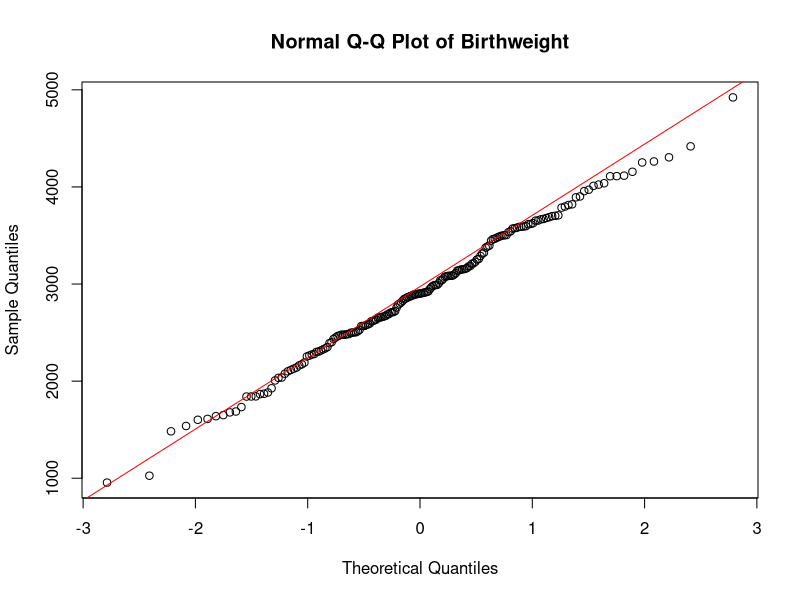
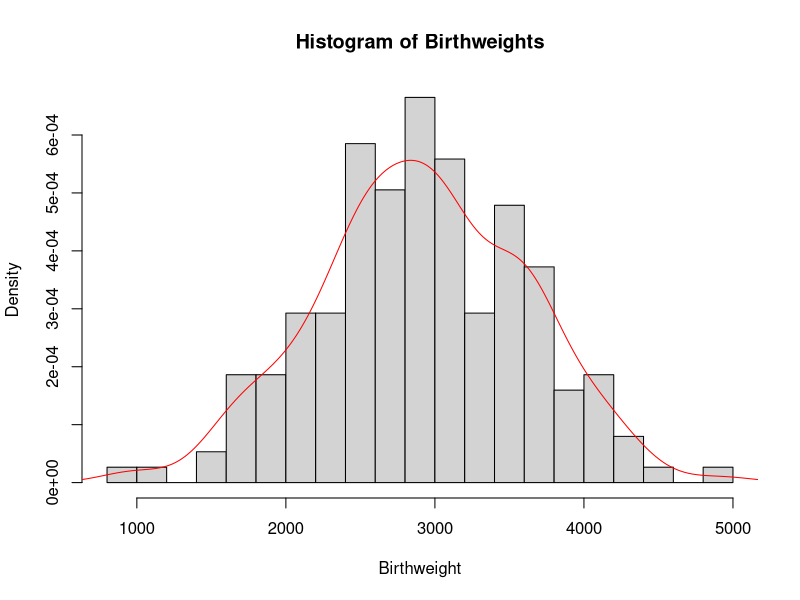
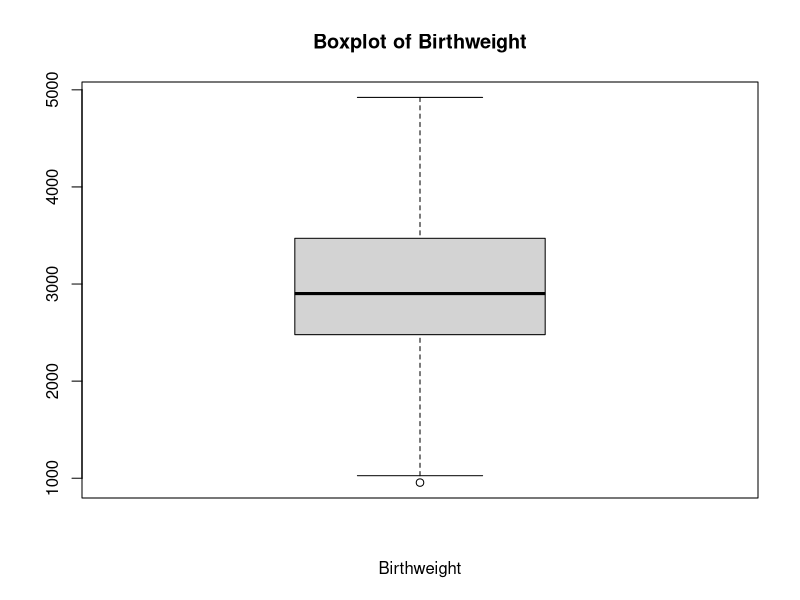
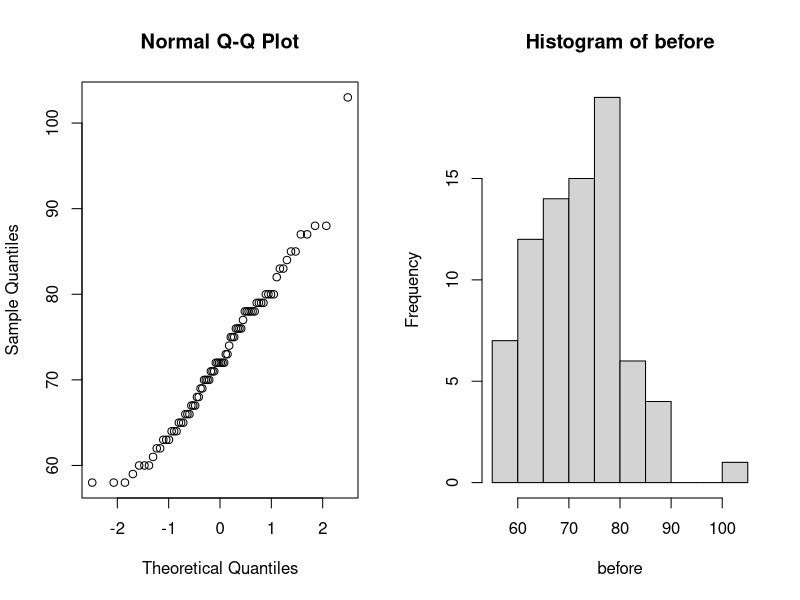
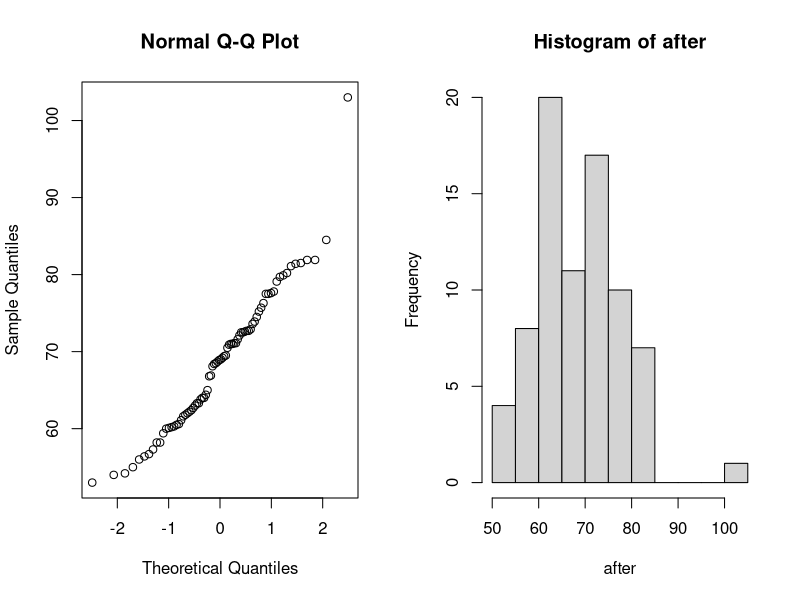
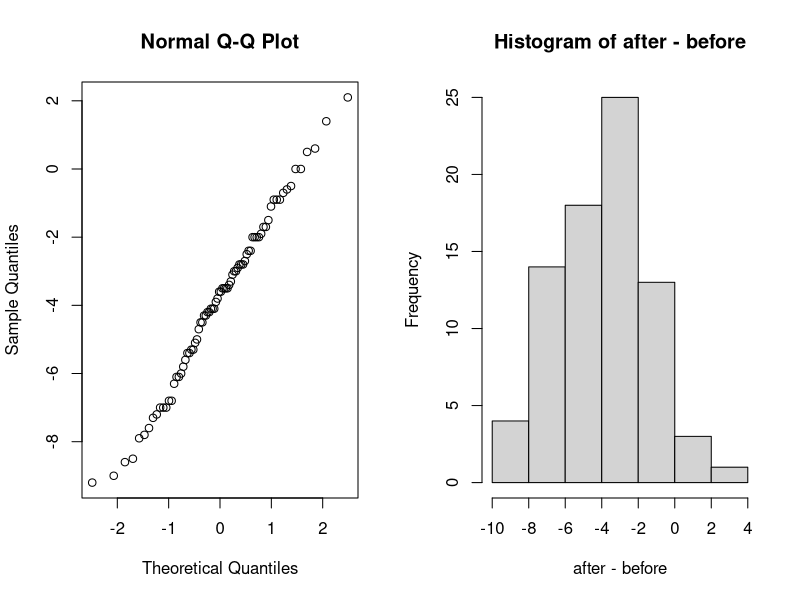
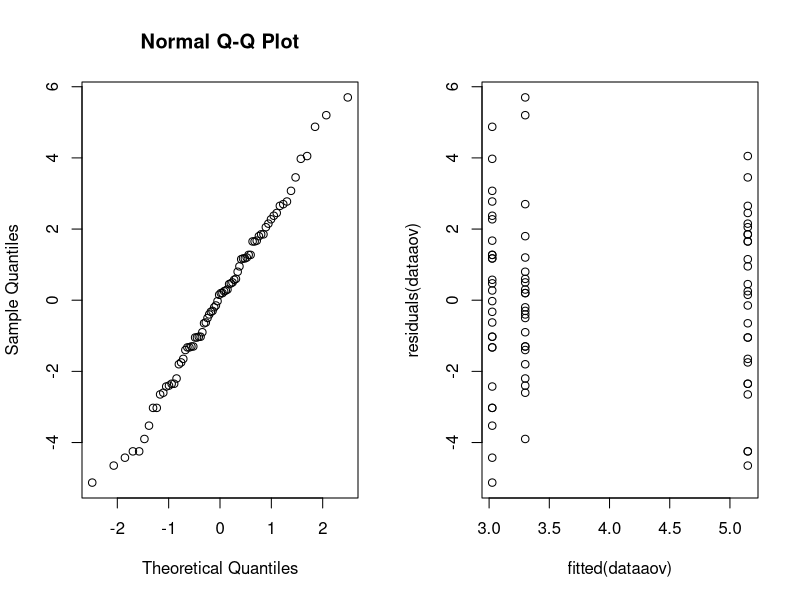
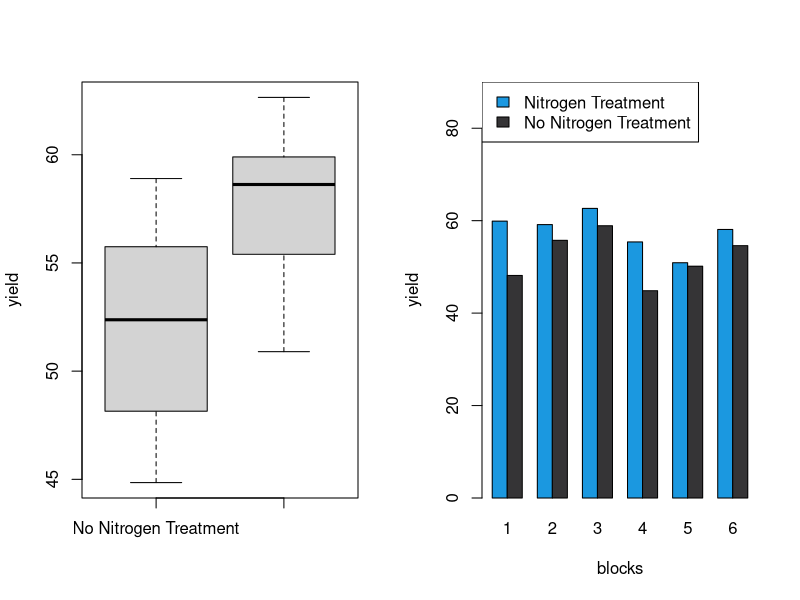

These charts were generated, in order, by the following R code:
## ---- chunk 1
birthweight = read.table(file = "birthweight.txt", header = TRUE)
data= birthweight$birthweight

## ---- chunk 2
qqnorm(data, main = "Normal Q-Q Plot of Birthweight")
qqline(data,col=" red ")

# Check for normality with histogram
hist(x = data,breaks=15,main = "Histogram of Birthweights",
     xlab = " Birthweight ",freq = FALSE)
lines(x= density(x= data), col=" red ")

# Check for normality with boxplot
boxplot (data , main =" Boxplot of Birthweight ",
         xlab =" Birthweight ")#horizontal = TRUE)

## ---- chunk 3
shapiro.test(data)
## ---- chunk 4
# construct Confidence Interval
mu <- mean(data)
stnd <-sd(data)
CI <- 0.96
alpha <- 1-CI
# Calculate the margin of error for a 95% confidence interval
z <- qnorm(1 - alpha/2) # 98th percentile of standard normal distribution
# Calculate the margin of error
me <- z * stnd / sqrt(length(data))
# Calculate the confidence interval
lower_ci = mu - me
upper_ci = mu + me
# Print the confidence interval
cat("Confidence Interval: [", lower_ci, ", ", upper_ci, "]", sep = "")
## ---- chunk 5
# construct a bounded 96%-CI for mu(mean) 
for (sample_size in 1:1000) {
  lower_bound = mu - z*stnd/sqrt(sample_size)
  upper_bound = mu + z*stnd/sqrt(sample_size)
  CI_length <- upper_bound - lower_bound
  if (CI_length <= 100) {
    break
  }
}
cat("sample_size",sample_size)
## ---- chunk 6
# Compute a bootstrap 96%-CI for mu and compare it to the above CI.
library(boot)
B <- 1000 # Choose number of bootstrap resamples
boot_data <- boot(data, statistic = function(data, i) mean(data[i]), R = B)
boot_ci <- boot.ci(boot_data, type = "perc", conf = 0.96)
lower_bound_boot_ci <- boot_ci$percent[[4]]
upper_bound_boot_ci <- boot_ci$percent[[5]]
cat("boot_CI Confidence Interval: [", lower_bound_boot_ci, ", ", upper_bound_boot_ci, "]", sep = "")
## ---- chunk 7
# Verify this claim by using a one side t-test
t.test(data, mu = 2800, alternative = "less")
## ---- chunk 8
# sign test
binom.test(sum(data > 2800), n=length(data), p = 0.5, alternative = "less")
## ---- chunk 9
B = 100; n = 50
psign = numeric(B) # will contain P-values of sign test
pttest = numeric(B) # will contain P-values of T test

for(i in 1:B) {
  x = sample(data, n)
  pttest[i] = t.test(x, mu=2800, alt='less')[[3]] # extract P-value
  psign[i] = binom.test(sum(x>2800), n, alt='less')[[3]] # extract P-value
}
power_ttest = sum(pttest<0.05)/B
power_sign = sum(psign<0.05)/B
cat("the powers of the t-test: ", power_ttest, ",  the powers of the sing test: ", power_sign, sep = "")
## ---- chunk 10
# Set the number of samples to take and the lower probability
n_samples = 100
p_left = 0.25
# Create an empty vector to store the sample probabilities
sample_probabilities = numeric(n_samples)
# Take n_samples samples of size n_samples from the birthweight vector
# Calculate the proportion of samples that have a weight less than 2600 grams
# Store the sample proportion in the sample_probabilities vector
for(i in 1:n_samples){
  sample = sample(data, n_samples, replace = TRUE)
  sample_probabilities[i] = sum(sample < 2600)/n_samples
}
# Calculate the standard deviation of the sample proportions
sample_sd = sd(sample_probabilities)
# Calculate the mean of the sample proportions
p_hat = mean(sample_probabilities)
# margin of error 
me = p_hat - p_left
# Calculate the upper confidence interval for p
p_right = p_hat + me
confidence_level = ((me/1.96)*2)-1
cat("Confidence Interval: [", p_left, ", ", p_right, "]","confidence_level: ",confidence_level , sep = "")
## ---- chunk 11
male_means = c()
female_means = c()

for (i in 1:1000) {
  # Select 34 males and 28 females with birthweight < 2600 g
  male_2600 = sample(data< 2600, 34)
  female_2600 = sample(data[data < 2600], 28)
   # Select 61 males and 65 females with birthweight >= 2600 g
  male_others = sample(data[data >= 2600], 61)
  female_others = sample(data[data >= 2600], 65)
   # Combine the selected males and females with birthweight < 2600 g
  males = c(male_2600, male_others)
  females = c(female_2600, female_others)
  # Calculate the mean birthweight for males and females
  male_means = c(male_means, mean(males))
  female_means = c(female_means, mean(females))
}
# Calculate the mean of the sample means for males and females
mean(male_means)
mean(female_means)
# Perform a two-sample t-test assuming unequal variances
t.test(male_means, female_means)
## ---- chunk 12
data = read.table(file = "diet.txt", header = TRUE)
## ---- chunk 13
data$weight.lost=data$preweight-data$weight6weeks

## ---- chunk 14
before=data$preweight;after=data$weight6weeks
par(mfrow=c(1,2))


qqnorm(before)
hist(before) 
qqnorm(after)
hist(after) 
qqnorm(after-before)
hist(after-before) 
t.test(before,after,paired=T) 
## ---- chunk 15
data$diet=factor(data$diet) 
dataaov=lm(weight.lost~diet,data=data)
anova(dataaov)
## ---- chunk 16
par(mfrow=c(1,2)); qqnorm(residuals(dataaov)) 
plot(fitted(dataaov),residuals(dataaov)) 
## ---- chunk 17

summary(dataaov) #can we use fitted(dataaov here as well? )

## ---- chunk 18
genderaov=lm(weight.lost~gender*diet,data=data)  
anova(genderaov) 
## ---- chunk 19
preddata=data.frame(diet=c("1","2","3"))
predict(dataaov,preddata) 
 

## ---- chunk 20
library(MASS)
data(npk)
## ---- chunk 21
#Create a matrix of random plots
random_plots_matrix <- cbind(rep(1:24),rep(1:6, each = 4),
                             replicate(3, c(replicate(6, sample(c(1,1,0,0))))))
#Convert the matrix to a data frame
data_frame <- data.frame(random_plots_matrix)
#Set column names
header <- c("plot", "block", "N", "P", "K")
colnames(data_frame) <- header
#View the resulting data frame
head(data_frame)
## ---- chunk 22
# Subset the data to only include nitrogen treatment
npk_nitrogen  <- npk[npk$N == 1,]
# Calculate the average yield per block for nitrogen treatment
nitrogen_avg_yield  <- aggregate(yield ~ block, data = npk_nitrogen, FUN = mean)
# Subset the data to only include plots without nitrogen treatment
npk_no_nitrogen  <- npk[npk$N == 0,]
# Calculate the average yield per block for plots without nitrogen treatment
no_nitrogen_avg_yield  <- aggregate(yield ~ block, data = npk_no_nitrogen, FUN = mean)
# Make a boxplot comparing the average yield per block for nitrogen and no nitrogen treatments
boxplot(no_nitrogen_avg_yield$yield, nitrogen_avg_yield$yield, 
        names = c("No Nitrogen Treatment", "Nitrogen Treatment"), ylab = "yield")
#legend("topleft", legend = c("Nitrogen Treatment", "No Nitrogen Treatment"))


avg_yield <- apply(cbind(nitrogen_avg_yield[[2]], no_nitrogen_avg_yield[[2]]),1,function(x) unname(unlist(x)))
rownames(avg_yield)<- c("nitrogen_avg_yield","no_nitrogen_avg_yield")

barplot(avg_yield, col = c("#1b98e0", "#353436"),beside = TRUE,
        xlab="blocks",ylab = "yield", ylim=c(0,90),
        names.arg=c("1", "2", "3", "4", "5", "6"))

legend("topleft", legend = c("Nitrogen Treatment", "No Nitrogen Treatment"), 
       fill =c("#1b98e0", "#353436"))

## ---- chunk 23
# Check for normality with histogram
hist(x = npk$yield , breaks=7 ,main = "Histogram of yield",
     xlab = " yield ",freq = FALSE)
lines(x= density(x= npk$yield), col=" red ")

qqnorm(npk$yield)
qqline(npk$yield)

# Check for normality with boxplot
boxplot (npk$yield , main =" Boxplot of yield ",
         xlab =" yield ",horizontal = TRUE)

## ---- chunk 24
shapiro.test(npk$yield)

## ---- chunk 25
fit <- aov(yield ~ block + N, data = npk)
summary(fit)
